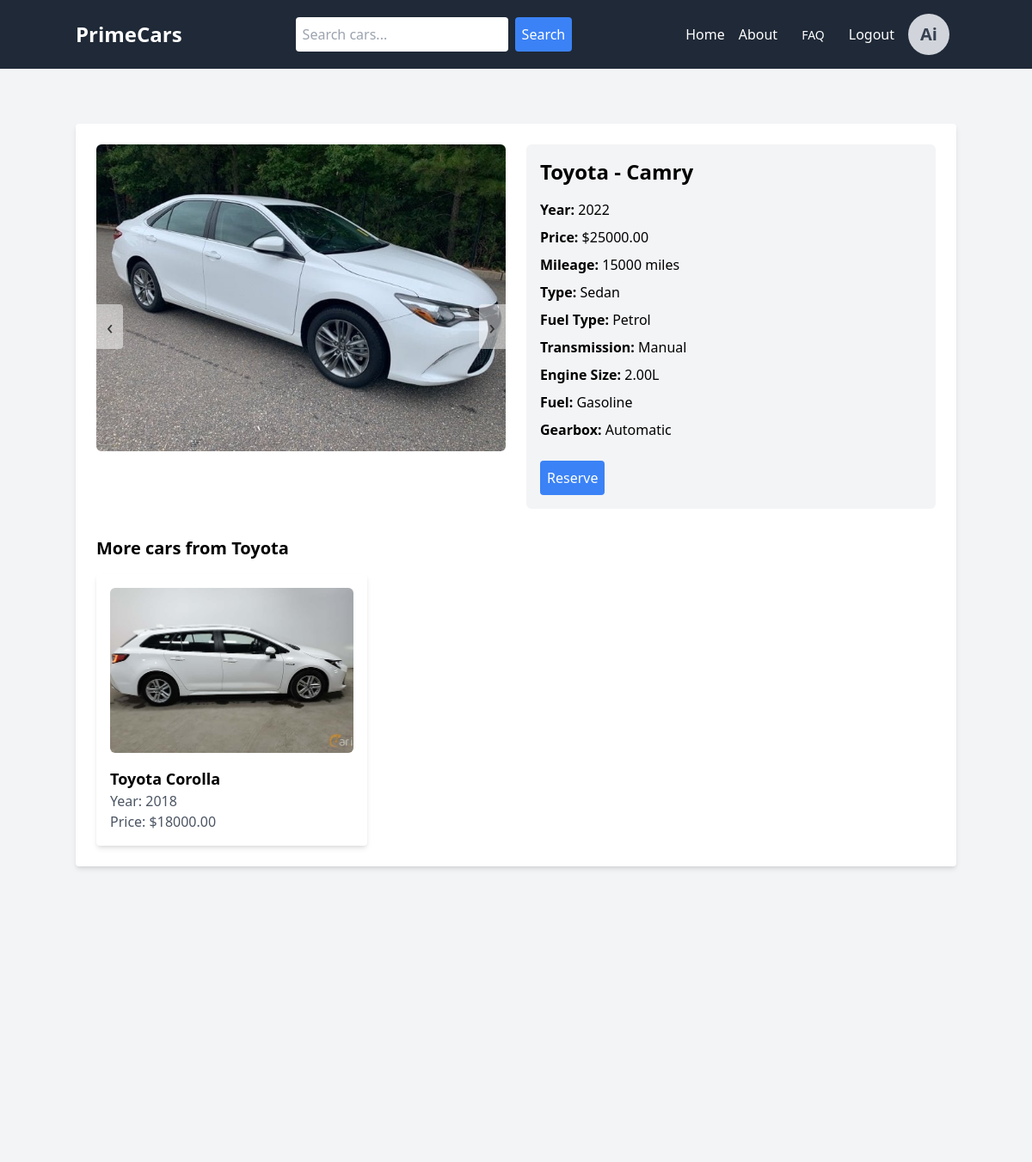
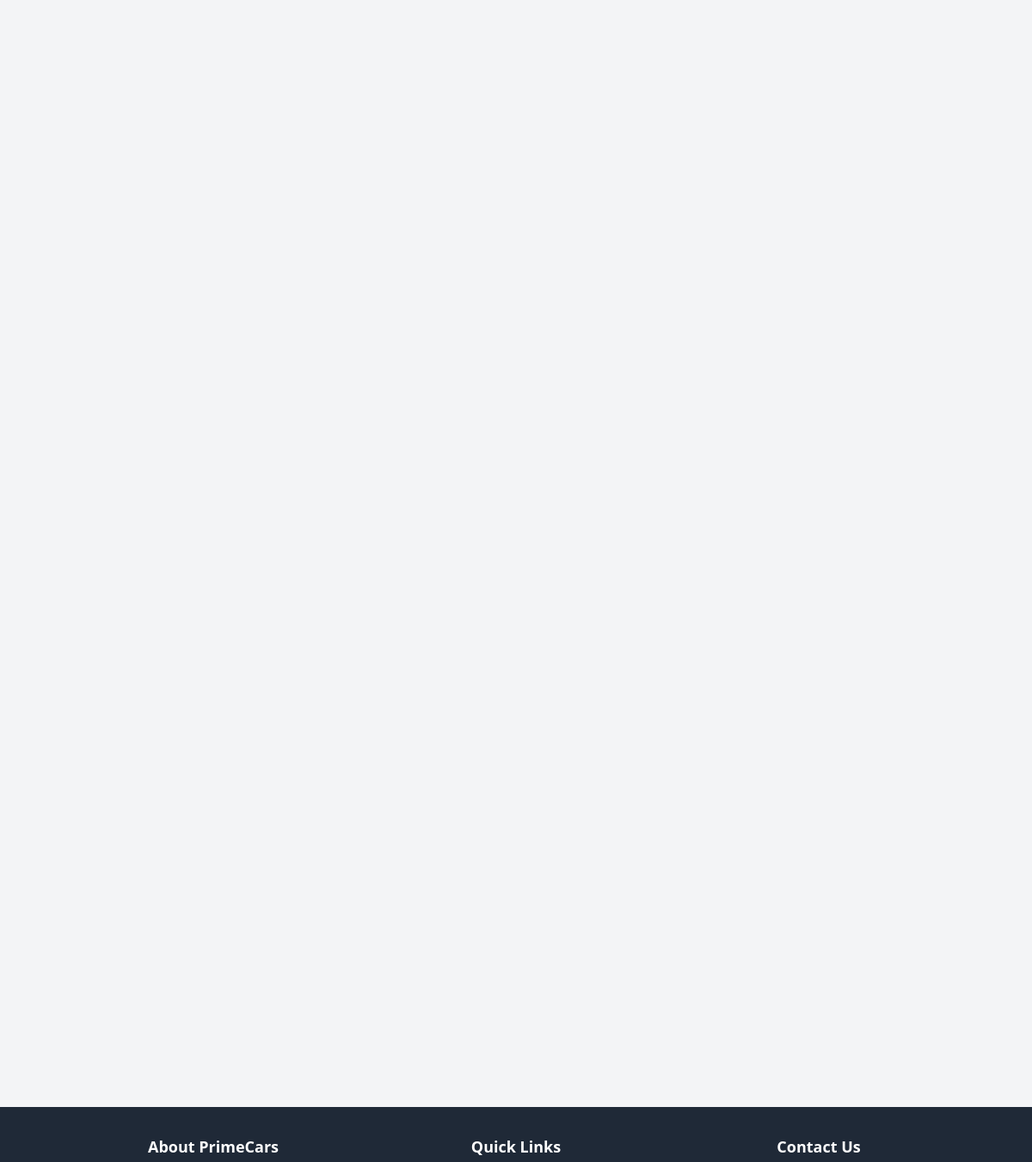
Page /dealership/car/1/ (signed in) on the committed database (2 pictures, top to bottom).
### dealership/models.py (models this page shows)
class Car(models.Model):
    TYPE_CHOICES = [
        ('sedan', 'Sedan'),
        ('suv', 'SUV'),
        ('truck', 'Truck'),
        ('coupe', 'Coupe'),
        ('convertible', 'Convertible'),
        ('hatchback', 'Hatchback'),
        ('minivan', 'Minivan'),
    ]
    FUEL_CHOICES = [
        ('petrol', 'Petrol'),
        ('diesel', 'Diesel'),
        ('electric', 'Electric'),
        ('hybrid', 'Hybrid'),
    ]
    TRANSMISSION_CHOICES = [
        ('manual', 'Manual'),
        ('automatic', 'Automatic'),
    ]
    make = models.CharField(max_length=100)
    model = models.CharField(max_length=100)
    year = models.PositiveIntegerField()
    price = models.DecimalField(max_digits=10, decimal_places=2)
    mileage = models.PositiveIntegerField()
    image = models.ImageField(upload_to='car_images/')
    image1 = models.ImageField(upload_to='car_images/', blank=True, null=True)
    image2 = models.ImageField(upload_to='car_images/', blank=True, null=True)
    image3 = models.ImageField(upload_to='car_images/', blank=True, null=True)
    car_type = models.CharField(max_length=50, choices=TYPE_CHOICES, default='sedan')
    fuel_type = models.CharField(max_length=50, choices=FUEL_CHOICES, default='petrol')
    transmission = models.CharField(max_length=50, choices=TRANSMISSION_CHOICES, default='manual')
    engine_size = models.DecimalField(max_digits=4, decimal_places=2, default=2.0)  # e.g., 2.0, 3.5
    fuel = models.CharField(max_length=50, default='Gasoline')
    gearbox = models.CharField(max_length=50, default='Automatic')

### dealership/views.py (the view)
# urls.py: path('car/<int:car_id>/', views.car_detail, name='car_detail'),
def car_detail(request, car_id):
    car = get_object_or_404(Car, pk=car_id)
    related_cars = Car.objects.filter(make=car.make).exclude(id=car_id)
    return render(request, 'dealership/car_detail.html', {'car': car, 'related_cars': related_cars} )

### dealership/templates/dealership/car_detail.html (shortened to what this page needs)
{% extends "base.html" %}
{% block content %}
<div class="container mx-auto py-8">
    <div class="bg-white shadow-md rounded p-6">
        <div class="grid grid-cols-1 md:grid-cols-2 gap-6">
            <div class="relative rounded-md">
                <div class="carousel-container flex justify-between">
                    {% if car.image %}
                    <div class="carousel-item">
                        <img src="{{ car.image.url }}" alt="{{ car.make }} {{ car.model }}" class="w-full h-auto rounded-md object-cover object-center">
                    </div>
                    {% endif %}
                </div>
                <button class="carousel-control prev" onclick="moveCarousel(-1)">&lsaquo;</button>
                <button class="carousel-control next" onclick="moveCarousel(1)">&rsaquo;</button>
            </div>
            <div class="bg-gray-100 rounded-md p-4">
                <h2 class="text-2xl font-bold mb-4">{{ car.make }} - {{ car.model }}</h2>
                <p class="mb-2"><strong>Year:</strong> {{ car.year }}</p>
                <p class="mb-2"><strong>Price:</strong> ${{ car.price }}</p>
                <p class="mb-2"><strong>Mileage:</strong> {{ car.mileage }} miles</p>
                <p class="mb-2"><strong>Type:</strong> {{ car.get_car_type_display }}</p>
                <p class="mb-2"><strong>Fuel Type:</strong> {{ car.get_fuel_type_display }}</p>
                <p class="mb-2"><strong>Transmission:</strong> {{ car.get_transmission_display }}</p>
                <p class="mb-2"><strong>Engine Size:</strong> {{ car.engine_size }}L</p>
                <p class="mb-2"><strong>Fuel:</strong> {{ car.fuel }}</p>
                <p class="mb-2"><strong>Gearbox:</strong> {{ car.gearbox }}</p>
                {% if user.is_authenticated %}
                <form action="{% url 'dealership:reserve_car' car.id %}" method="POST">
                    <button type="submit" class="mt-4 p-2 bg-blue-500 text-white rounded">Reserve</button>
                </form>
                {% else %}
                <a href="{% url 'authentication:login' %}?next={% url 'dealership:car_detail' car.id %}" class="mt-4 p-2 bg-blue-500 text-white rounded">Reserve</a>
                {% endif %}
            </div>
        </div>
         <div class="mt-8">
            <h3 class="text-xl font-bold mb-4">More cars from {{ car.make }}</h3>
            <div class="grid grid-cols-1 md:grid-cols-3 gap-4">
                {% for related_car in related_cars %}
                <div class="bg-white shadow-md rounded p-4">
                    <a href="{% url 'dealership:car_detail' related_car.id %}">
                        <img src="{{ related_car.image.url }}" alt="{{ related_car.make }} {{ related_car.model }}" class="w-full h-48 object-cover object-center rounded-md mb-4">
                        <h4 class="text-lg font-bold">{{ related_car.make }} {{ related_car.model }}</h4>
                        <p class="text-gray-600">Year: {{ related_car.year }}</p>
                        <p class="text-gray-600">Price: ${{ related_car.price }}</p>
                    </a>
                </div>
                {% endfor %}
            </div>
        </div>
    </div>
</div>
{% endblock %}

### templates/base.html (shortened to what this page needs)
<!DOCTYPE html>
<html lang="en">
  <head>
    <link
      href="https://cdn.jsdelivr.net/npm/tailwindcss@2.2.19/dist/tailwind.min.css"
      rel="stylesheet"
    />
    <link rel="stylesheet" href="https://cdnjs.cloudflare.com/ajax/libs/font-awesome/6.0.0-beta3/css/all.min.css">
  </head>
  <body class="bg-gray-100">
    <nav class="bg-gray-800 text-white p-4">
      <div class="container mx-auto flex justify-between items-center">
        <a href="{% url 'home' %}" class="text-2xl font-bold">PrimeCars</a>
        <form
          action="{% url 'dealership:car_search' %}"
          method="GET"
          class="hidden md:flex space-x-2"
        >
          <input
            type="text"
            name="q"
            placeholder="Search cars..."
            class="p-2 rounded text-black"
          />
          <button type="submit" class="p-2 bg-blue-500 text-white rounded">
            Search
          </button>
        </form>
        <ul class="flex space-x-4 items-center">
          <li>
            <a href="{% url 'home' %}" class="hover:text-gray-300">Home</a>
          </li>
          <li>
            <a href="{% url 'dealership:about' %}" class="hover:text-gray-300"
              >About</a
            >
          </li>
          <li>
            <a href="{% url 'dealership:faq' %}" class="hover:text-gray-300 px-3 py-2 rounded-md text-sm font-medium">FAQ</a>
          </li>
          {% if user.is_authenticated %}
          <li>
            <a
              href="{% url 'authentication:logout' %}"
              class="hover:text-gray-300"
              >Logout</a
            >
          </li>
          <li>
            <a href="{% url 'dealership:profile' %}" class="flex items-center">
              <div
                class="w-12 h-12 bg-gray-300 rounded-full flex items-center justify-center mr-2"
              >
                <span class="text-gray-700 text-xl font-semibold"
                  >{{ user.username|slice:":2" }}</span
                >
              </div>
            </a>
          </li>
          {% endif %}
        </ul>
      </div>
    </nav>
    <div class="container mx-auto py-8">{% block content %} {% endblock %}</div>
  {% include 'components/footer.html' %}
  </body>
</html>

### templates/base.html (style rules this page uses)
html { position: relative; min-height: 100%; }
body { margin-bottom: 60px; }

### dealership/templates/dealership/car_detail.html (style rules this page uses)
.carousel-control { position: absolute; top: 50%; transform: translateY(-50%); background-color: rgba(255, 255, 255, 0.5); color: #333; font-size: 24px; padding: 8px 12px; cursor: pointer; z-index: 2; }
.carousel-control.prev { left: 0; border-radius: 0 4px 4px 0; }
.carousel-control.next { right: 0; border-radius: 4px 0 0 4px; }

### rows in the picture
Car: image (picture), make "Toyota", model "Camry", year "2022", price "25000.00", mileage "15000", car_type "Sedan", fuel_type "Petrol", transmission "Manual", engine_size "2.00", fuel "Gasoline", gearbox "Automatic"
Car: image (picture), make "Toyota", model "Corolla", year "2018", price "18000.00"

### other values in the picture
{{ user.username|slice:":2" }} "Ai"
